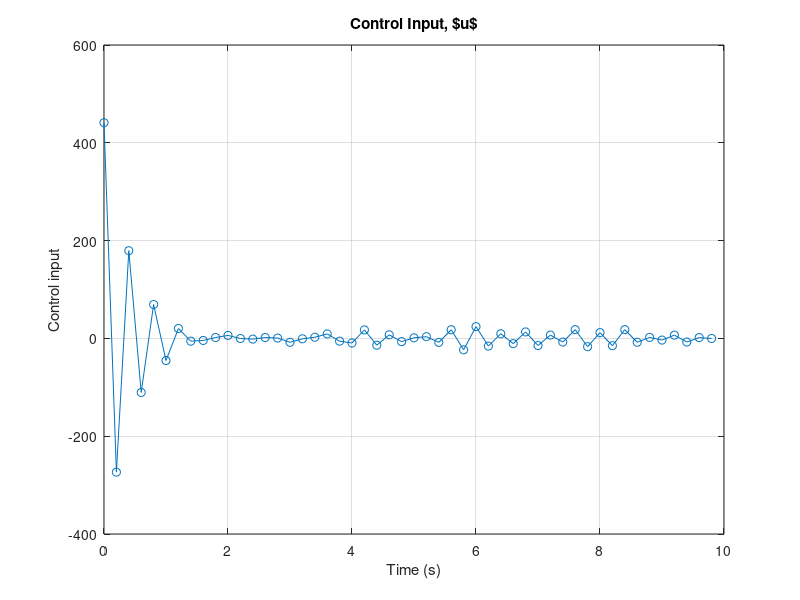
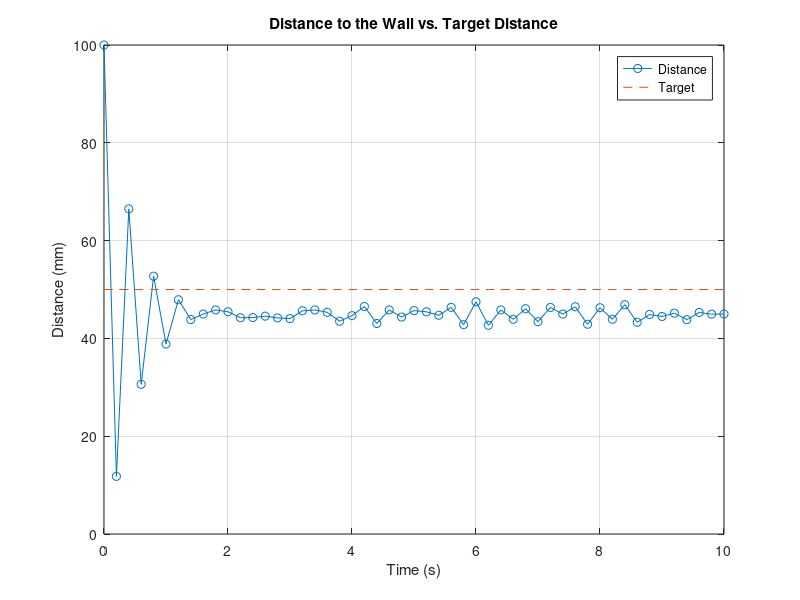

Write the MATLAB code that produced these figures, in order.
%

% initialization

clear all; close all;

% set constants

x_star = 50; % target distance (mm)
k_max = 50; % maximum # of iterations
k_p = 8; % proportional feedback gain
t_s_star = 0.2; % assumed sampling period
delta_t_s = 0.0; % bound of t_s variation
n_s_star = 5; % sensor noise
delta_n_s = 1; % bound of n_s variation
x(1) = 100; % initial distance

% control loop 

for k = 1: k_max
    n_s(k) = n_s_star + (rand-0.5)*2*delta_n_s;
    t_s(k) = t_s_star + (rand-0.5)*2*delta_t_s;
    y(k) = x(k) + n_s(k);
    u(k) = k_p * ( y(k) - x_star );
    x(k+1) = x(k) - u(k) * t_s(k);
end

disp(sprintf('Steady State Error: %g',mean(x(end-10:end)-x_star)))
% time vector for plotting
% time = (0:k_max) * t_s;
time = [0 cumsum(t_s)];
% Plot the control input over time
figure;
plot(time(1:k_max), u, 'o-');
xlabel('Time (s)');
ylabel('Control input');
title('Control Input, $u$')
grid on;
% Plot the simulated distance and target value
figure;plot(time, x, 'o-', time, x_star * ones(size(time)), '--');
xlabel('Time (s)');
ylabel('Distance (mm)');
title('Distance to the Wall vs. Target Distance')
legend('Distance', 'Target');
grid on;
